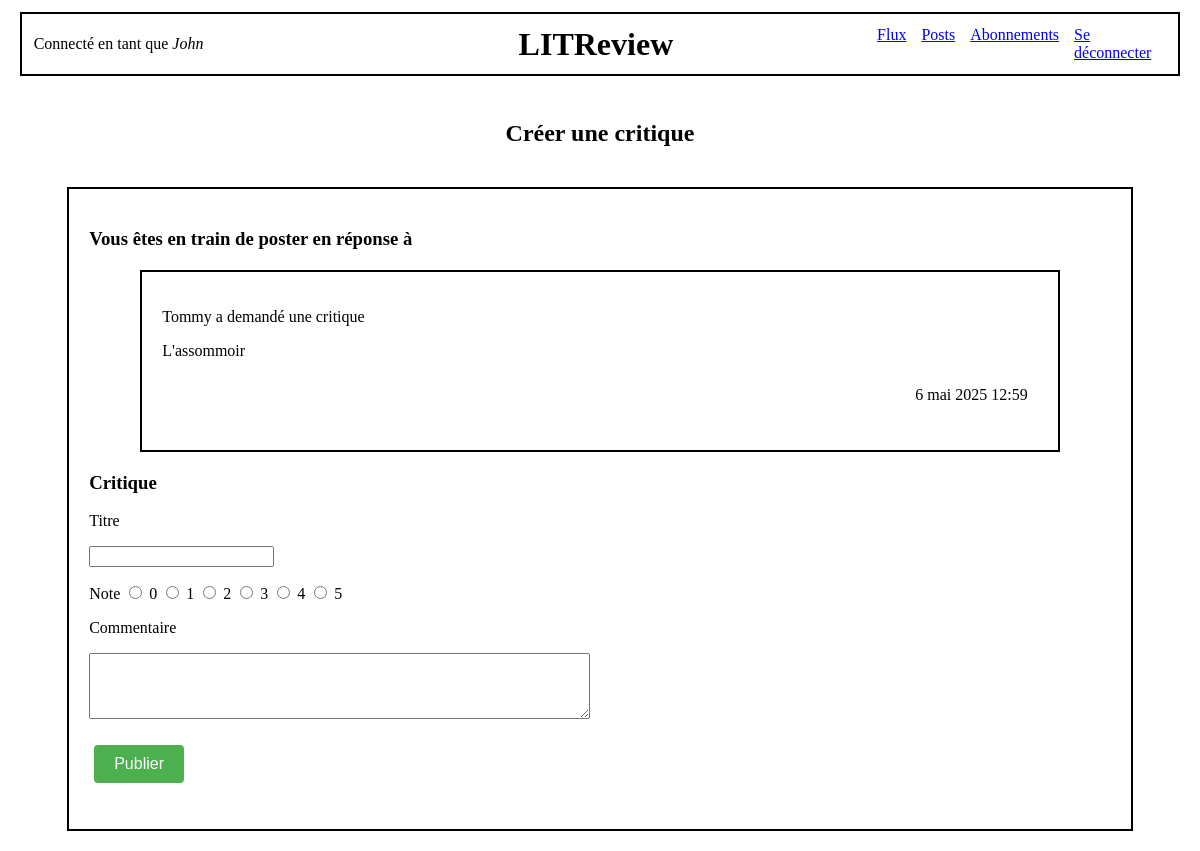
/response/4/ (signed in), run on the app's committed database.
### authentication/models.py (models this page shows)
class User(AbstractUser):
    profile_photo = models.ImageField(verbose_name='Photo de profil', null=True)

### appli/models.py (models this page shows)
class Ticket(models.Model):
    title = models.CharField(max_length=128)
    description = models.TextField(max_length=2048)
    user = models.ForeignKey(
        to=settings.AUTH_USER_MODEL, on_delete=models.CASCADE)
    image = models.ImageField(null=True, blank=True)
    time_created = models.DateTimeField(auto_now_add=True)

### appli/views.py (the view, shortened to what this page needs)
# urls.py: path('response/<int:ticket_id>/', appli.views.create_response, name='response'),
@login_required
@ticket_has_review
def create_response(request, ticket_id):
    ticket = get_object_or_404(models.Ticket, id=ticket_id)
    ticket_form = forms.TicketForm(instance=ticket)
    review_form = forms.ReviewForm()
    context = {
        'ticket_form': ticket_form,
        'review_form': review_form,
    }
    return render(request, 'appli/create_response.html', context=context)

### appli/forms.py
class TicketForm(forms.ModelForm):
    class Meta:
        model = models.Ticket
        fields = ['title', 'description', 'image']

class ReviewForm(forms.ModelForm):
    RATING_CHOICES = [
        (0, '0'),
        (1, '1'),
        (2, '2'),
        (3, '3'),
        (4, '4'),
        (5, '5')
    ]
    rating = forms.ChoiceField(
        choices=RATING_CHOICES,
        widget=forms.RadioSelect(),
        label='Rating'
    )
    class Meta:
        model = models.Review
        fields = ['headline', 'rating', 'body']
        widgets = {
            'rating': 'Note',
            'body': forms.Textarea(attrs={'rows': 4, 'cols': 60}),
        }

### appli/views.py (called while the page is built)
def ticket_has_review(view_func):
    @wraps(view_func)
    def wrapper(request, ticket_id, *args, **kwargs):
        reviewed = models.Review.objects.filter(ticket_id=ticket_id).values_list('ticket', flat=True)
        if reviewed:
            return redirect('flux')
        else:
            return view_func(request, ticket_id, *args, **kwargs)
    return wrapper

### appli/templates/appli/create_response.html (shortened to what this page needs)
{% extends 'base_connected.html' %}
{% block content %}
    <div class="center">
        <h2>Créer une critique</h2>
    </div>
    <div class="div_border_internal">
        <p><h3>Vous êtes en train de poster en réponse à</h3></p>
        <form method="post" enctype="multipart/form-data">
            <div class="div_border_internal">
                <p>{{ ticket_form.instance.user.username }} a demandé une critique</p>
                <p>{{ ticket_form.instance.title }}</p>
                <p class="align-right">{{ ticket_form.instance.time_created }}</p>
            </div>
            <div>
                <p><h3>Critique</h3></p>
                <div>
                    <label>Titre</label>
                    <p>{{ review_form.headline }}</p>
                </div>
                <div id="id_rating" class="inline">
                    <span>Note</span>
                        <label for="id_rating_0"><input type="radio" name="rating" value="0" required="" id="id_rating_0">
                    0</label>
                        <label for="id_rating_1"><input type="radio" name="rating" value="1" required="" id="id_rating_1">
                    1</label>
                        <label for="id_rating_2"><input type="radio" name="rating" value="2" required="" id="id_rating_2">
                    2</label>
                        <label for="id_rating_3"><input type="radio" name="rating" value="3" required="" id="id_rating_3">
                    3</label>
                        <label for="id_rating_4"><input type="radio" name="rating" value="4" required="" id="id_rating_4">
                    4</label>
                        <label for="id_rating_5"><input type="radio" name="rating" value="5" required="" id="id_rating_5">
                    5</label>
                </div>
                <div>
                    <p>Commentaire</p>
                    <p>{{ review_form.body }}</p>
                </div>
            </div>
            <button type="submit" class="button">Publier</button>
        </form>
    </div>
{% endblock content %}

### templates/base_connected.html (shortened to what this page needs)
{% load static %}
<html>
    <head>
        <link rel="stylesheet" href="{% static 'styles.css' %}">
    </head>
    <body>
        <div class="base-border">
            <div class="header-container">
                <div class="left-space">
                    Connecté en tant que <i>{{ user.username }}</i>
                </div>
                <h1 class="title">LITReview</h1>
                <div class="nav-links">
                    <a href="{% url 'flux' %}">Flux</a>
                    <a href="{% url 'post_list' %}">Posts</a>
                    <a href="{% url 'subscriptions' %}">Abonnements</a>
                    <a href="{% url 'logout' %}">Se déconnecter</a></p>
                </div>
            </div>
        </div>
        {% block content %}{% endblock content %}
    </body>
</html>

### static/styles.css (style rules this page uses)
.base-border { border-width:2px; border-style:solid; border-color:black; margin-left: 1%; margin-right: 1%; margin-top: 1%; margin-bottom: 2%; padding: 1%; }
.div_border_internal { margin-left: 5%; margin-right: 5%; margin-top: 20px; margin-bottom: 20px; padding: 20px; border-width:2px; border-style:solid; border-color:black; }
.button { display: inline-block; padding: 10px 20px; margin: 10px 5px; background-color: #4CAF50; color: white; text-decoration: none; border-radius: 4px; border: none; cursor: pointer; font-family: Arial, sans-serif; font-size: 16px; transition: background-color 0.3s; }
.header-container { display: flex; align-items: center; position: relative; }
.left-space { width: 0; flex: 1; }
.title { text-align: center; margin: 0; flex: 2; }
.nav-links { display: flex; gap: 15px; flex: 1; justify-content: flex-end; }
.inline { display: inline-block; }
.align-right { display: flex; justify-content: flex-end; padding: 10px; }
.center { display: flex; justify-content: center; }

### data on the page
User: username "John"
Ticket: instance.user.username "Tommy", instance "L'assommoir", instance.time_created "6 mai 2025 12:59"
